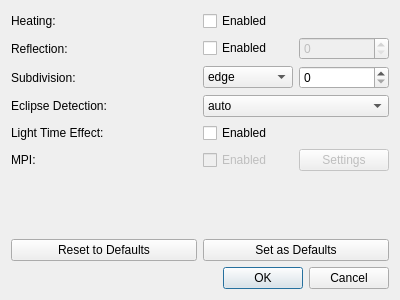
<?xml version="1.0" encoding="UTF-8"?>
<ui version="4.0">
 <class>popObsOptions_Dialog</class>
 <widget class="QDialog" name="popObsOptions_Dialog">
  <property name="geometry">
   <rect>
    <x>0</x>
    <y>0</y>
    <width>400</width>
    <height>300</height>
   </rect>
  </property>
  <property name="windowTitle">
   <string>PHOEBE - Observe Options</string>
  </property>
  <layout class="QVBoxLayout" name="verticalLayout">
   <item>
    <layout class="QGridLayout" name="gridLayout">
     <item row="0" column="0">
      <widget class="QLabel" name="label">
       <property name="text">
        <string>Heating:</string>
       </property>
      </widget>
     </item>
     <item row="2" column="0">
      <widget class="QLabel" name="label_3">
       <property name="text">
        <string>Subdivision:</string>
       </property>
      </widget>
     </item>
     <item row="5" column="0">
      <widget class="QLabel" name="label_5">
       <property name="text">
        <string>MPI:</string>
       </property>
      </widget>
     </item>
     <item row="3" column="0">
      <widget class="QLabel" name="label_4">
       <property name="text">
        <string>Eclipse Detection:</string>
       </property>
      </widget>
     </item>
     <item row="1" column="0">
      <widget class="QLabel" name="label_2">
       <property name="text">
        <string>Reflection:</string>
       </property>
      </widget>
     </item>
     <item row="0" column="1">
      <widget class="QCheckBox" name="p_heating">
       <property name="enabled">
        <bool>true</bool>
       </property>
       <property name="text">
        <string>Enabled</string>
       </property>
      </widget>
     </item>
     <item row="3" column="1">
      <widget class="QComboBox" name="p_eclipse_alg">
       <property name="enabled">
        <bool>true</bool>
       </property>
       <item>
        <property name="text">
         <string>auto</string>
        </property>
       </item>
      </widget>
     </item>
     <item row="1" column="1">
      <layout class="QHBoxLayout" name="horizontalLayout_2">
       <item>
        <widget class="QCheckBox" name="p_refl">
         <property name="enabled">
          <bool>true</bool>
         </property>
         <property name="text">
          <string>Enabled</string>
         </property>
        </widget>
       </item>
       <item>
        <widget class="QSpinBox" name="p_refl_num">
         <property name="enabled">
          <bool>false</bool>
         </property>
        </widget>
       </item>
      </layout>
     </item>
     <item row="2" column="1">
      <layout class="QHBoxLayout" name="horizontalLayout_3">
       <item>
        <widget class="QComboBox" name="p_subdiv_alg">
         <property name="enabled">
          <bool>true</bool>
         </property>
         <item>
          <property name="text">
           <string>edge</string>
          </property>
         </item>
        </widget>
       </item>
       <item>
        <widget class="QSpinBox" name="p_subdiv_num">
         <property name="enabled">
          <bool>true</bool>
         </property>
        </widget>
       </item>
      </layout>
     </item>
     <item row="5" column="1">
      <layout class="QHBoxLayout" name="horizontalLayout_4">
       <item>
        <widget class="QCheckBox" name="RENAMEp_mpi">
         <property name="enabled">
          <bool>false</bool>
         </property>
         <property name="text">
          <string>Enabled</string>
         </property>
        </widget>
       </item>
       <item>
        <widget class="QPushButton" name="pushButton_3">
         <property name="enabled">
          <bool>false</bool>
         </property>
         <property name="text">
          <string>Settings</string>
         </property>
        </widget>
       </item>
      </layout>
     </item>
     <item row="4" column="0">
      <widget class="QLabel" name="label_6">
       <property name="text">
        <string>Light Time Effect:</string>
       </property>
      </widget>
     </item>
     <item row="4" column="1">
      <widget class="QCheckBox" name="p_ltt">
       <property name="text">
        <string>Enabled</string>
       </property>
      </widget>
     </item>
    </layout>
   </item>
   <item>
    <spacer name="verticalSpacer">
     <property name="orientation">
      <enum>Qt::Vertical</enum>
     </property>
     <property name="sizeHint" stdset="0">
      <size>
       <width>20</width>
       <height>40</height>
      </size>
     </property>
    </spacer>
   </item>
   <item>
    <layout class="QHBoxLayout" name="horizontalLayout">
     <item>
      <widget class="QPushButton" name="resetPushButton">
       <property name="enabled">
        <bool>true</bool>
       </property>
       <property name="text">
        <string>Reset to Defaults</string>
       </property>
      </widget>
     </item>
     <item>
      <widget class="QPushButton" name="setPushButton">
       <property name="enabled">
        <bool>true</bool>
       </property>
       <property name="text">
        <string>Set as Defaults</string>
       </property>
      </widget>
     </item>
    </layout>
   </item>
   <item>
    <widget class="QDialogButtonBox" name="buttonBox">
     <property name="orientation">
      <enum>Qt::Horizontal</enum>
     </property>
     <property name="standardButtons">
      <set>QDialogButtonBox::Cancel|QDialogButtonBox::Ok</set>
     </property>
    </widget>
   </item>
  </layout>
 </widget>
 <resources/>
 <connections>
  <connection>
   <sender>buttonBox</sender>
   <signal>accepted()</signal>
   <receiver>popObsOptions_Dialog</receiver>
   <slot>accept()</slot>
   <hints>
    <hint type="sourcelabel">
     <x>248</x>
     <y>254</y>
    </hint>
    <hint type="destinationlabel">
     <x>157</x>
     <y>274</y>
    </hint>
   </hints>
  </connection>
  <connection>
   <sender>buttonBox</sender>
   <signal>rejected()</signal>
   <receiver>popObsOptions_Dialog</receiver>
   <slot>reject()</slot>
   <hints>
    <hint type="sourcelabel">
     <x>316</x>
     <y>260</y>
    </hint>
    <hint type="destinationlabel">
     <x>286</x>
     <y>274</y>
    </hint>
   </hints>
  </connection>
  <connection>
   <sender>p_refl</sender>
   <signal>toggled(bool)</signal>
   <receiver>p_refl_num</receiver>
   <slot>setEnabled(bool)</slot>
   <hints>
    <hint type="sourcelabel">
     <x>248</x>
     <y>51</y>
    </hint>
    <hint type="destinationlabel">
     <x>344</x>
     <y>52</y>
    </hint>
   </hints>
  </connection>
 </connections>
</ui>
